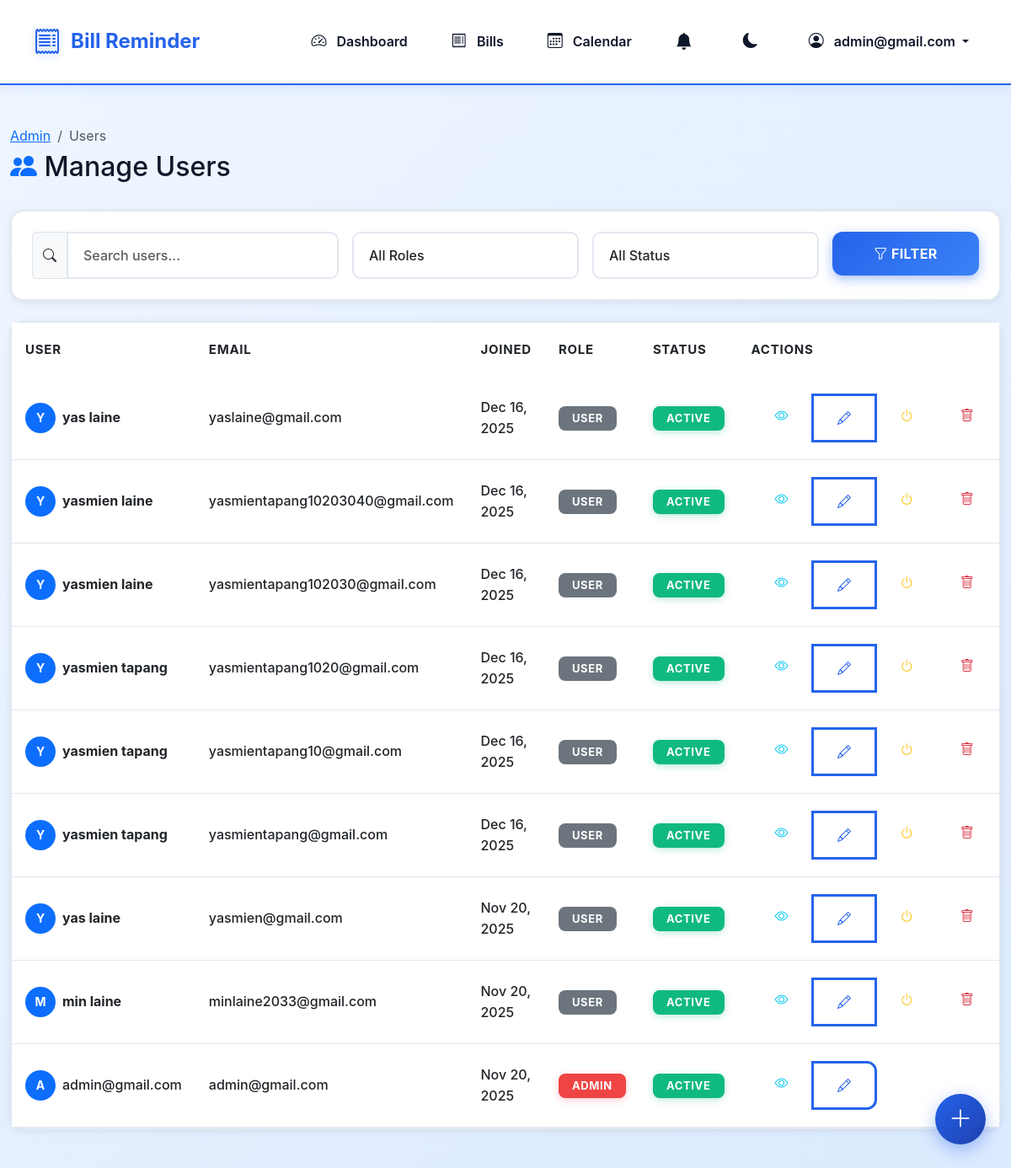
/admin-panel/users/ (signed in), run on the app's committed database.
### security_management/models.py (models this page shows, shortened)
class CustomUser(AbstractUser):
    email = models.EmailField(unique=True)
    phone_number = models.CharField(max_length=15, blank=True, null=True)
    profile_picture = models.ImageField(upload_to='profile_pics/', blank=True, null=True)  # Uses Cloudinary via DEFAULT_FILE_STORAGE
    date_of_birth = models.DateField(blank=True, null=True)
    created_at = models.DateTimeField(default=timezone.now)
    updated_at = models.DateTimeField(auto_now=True)
    is_email_verified = models.BooleanField(default=False)
    email_notifications = models.BooleanField(default=True)
    sms_notifications = models.BooleanField(default=False)
    class Meta:
        verbose_name = 'User'
        verbose_name_plural = 'Users'
        ordering = ['-created_at']

### security_management/admin_views.py (the view)
# urls.py: path('admin-panel/users/', admin_views.admin_user_list, name='admin_user_list'),
@login_required
@user_passes_test(is_admin, login_url='dashboard')
def admin_user_list(request):
    try:
        users = CustomUser.objects.all()
        search = request.GET.get('search', '')
        if search:
            users = users.filter(
                Q(email__icontains=search) |
                Q(first_name__icontains=search) |
                Q(last_name__icontains=search)
            )
        role = request.GET.get('role', '')
        if role == 'admin':
            users = users.filter(is_superuser=True)
        elif role == 'staff':
            users = users.filter(is_staff=True, is_superuser=False)
        elif role == 'user':
            users = users.filter(is_staff=False, is_superuser=False)
        status = request.GET.get('status', '')
        if status == 'active':
            users = users.filter(is_active=True)
        elif status == 'inactive':
            users = users.filter(is_active=False)
        paginator = Paginator(users.order_by('-date_joined'), 10)
        page = request.GET.get('page', 1)
        users = paginator.get_page(page)
        context = {
            'users': users,
            'search': search,
            'role': role,
            'status': status,
        }
        return render(request, 'security_management/admin/user_list.html', context)
    except Exception as e:
        import logging
        logger = logging.getLogger(__name__)
        logger.error(f"Error in admin_user_list: {str(e)}")
        messages.error(request, f"An error occurred: {str(e)}")
        return redirect('admin_dashboard')

### security_management/admin_views.py (called while the page is built)
def is_admin(user):
    return user.is_staff or user.is_superuser

### security_management/templates/security_management/admin/user_list.html (shortened to what this page needs)
{% extends 'base.html' %}
{% block content %}
<div class="container-fluid py-4">
    <div class="d-flex justify-content-between align-items-center mb-4">
        <div>
            <nav aria-label="breadcrumb">
                <ol class="breadcrumb mb-1">
                    <li class="breadcrumb-item"><a href="{% url 'admin_dashboard' %}">Admin</a></li>
                    <li class="breadcrumb-item active">Users</li>
                </ol>
            </nav>
            <h2><i class="bi bi-people-fill text-primary"></i> Manage Users</h2>
        </div>
    </div>
    <div class="card mb-4">
        <div class="card-body">
            <form method="get" class="row g-3">
                <div class="col-md-4">
                    <div class="input-group">
                        <span class="input-group-text"><i class="bi bi-search"></i></span>
                        <input type="text" name="search" class="form-control" placeholder="Search users..."
                            value="{{ search }}">
                    </div>
                </div>
                <div class="col-md-3">
                    <select name="role" class="form-select">
                        <option value="">All Roles</option>
                    </select>
                </div>
                <div class="col-md-3">
                    <select name="status" class="form-select">
                        <option value="">All Status</option>
                    </select>
                </div>
                <div class="col-md-2">
                    <button type="submit" class="btn btn-primary w-100">
                        <i class="bi bi-funnel"></i> Filter
                    </button>
                </div>
            </form>
        </div>
    </div>
    <div class="card">
        <div class="card-body p-0">
            <div class="table-responsive">
                <table class="table table-hover mb-0">
                    <thead>
                        <tr>
                            <th>User</th>
                            <th>Email</th>
                            <th>Joined</th>
                            <th>Role</th>
                            <th>Status</th>
                            <th>Actions</th>
                        </tr>
                    </thead>
                    <tbody>
                        {% for account in users %}
                        <tr>
                            <td>
                                <div class="d-flex align-items-center">
                                    <div class="avatar-circle bg-primary text-white me-2">
                                        {{ account.first_name|first|default:account.email|first|upper }}
                                    </div>
                                    <div>
                                        <strong>{{ account.first_name }} {{ account.last_name }}</strong>
                                        {% if not account.first_name and not account.last_name %}
                                        <span>{{ account.email }}</span>
                                        {% endif %}
                                    </div>
                                </div>
                            </td>
                            <td>{{ account.email }}</td>
                            <td>{{ account.date_joined|date:"M d, Y" }}</td>
                            <td>
                                {% if account.is_superuser %}
                                <span class="badge bg-danger">Admin</span>
                                {% elif account.is_staff %}
                                <span class="badge bg-warning">Staff</span>
                                {% else %}
                                <span class="badge bg-secondary">User</span>
                                {% endif %}
                            </td>
                            <td>
                                {% if account.is_active %}
                                <span class="badge bg-success">Active</span>
                                {% else %}
                                <span class="badge bg-danger">Inactive</span>
                                {% endif %}
                            </td>
                            <td>
                                <div class="btn-group btn-group-sm">
                                    <a href="{% url 'admin_user_detail' account.pk %}" class="btn btn-outline-info"
                                        title="View">
                                        <i class="bi bi-eye"></i>
                                    </a>
                                    <a href="{% url 'admin_user_edit' account.pk %}" class="btn btn-outline-primary"
                                        title="Edit">
                                        <i class="bi bi-pencil"></i>
                                    </a>
                                    {% if account.pk != request.user.pk %}
                                    <a href="{% url 'admin_user_toggle' account.pk %}" class="btn btn-outline-warning"
                                        title="Toggle Active">
                                        <i class="bi bi-power"></i>
                                    </a>
                                    <a href="{% url 'admin_user_delete' account.pk %}" class="btn btn-outline-danger"
                                        title="Delete">
                                        <i class="bi bi-trash"></i>
                                    </a>
                                    {% endif %}
                                </div>
                            </td>
                        </tr>
                        {% endfor %}
                    </tbody>
                </table>
            </div>
        </div>
    </div>
</div>
{% endblock %}

### bills/templates/base.html (shortened to what this page needs)
<!DOCTYPE html>
<html lang="en" data-theme="light">
<head>
    <link href="https://cdn.jsdelivr.net/npm/bootstrap@5.3.0/dist/css/bootstrap.min.css" rel="stylesheet">
    <link rel="stylesheet" href="https://cdn.jsdelivr.net/npm/bootstrap-icons@1.11.0/font/bootstrap-icons.css">
</head>
<body>
    <nav class="navbar navbar-expand-lg">
        <div class="container-fluid px-4">
            <span class="navbar-brand">
                <i class="bi bi-receipt"></i>
                <span>Bill Reminder</span>
            </span>
            <div class="collapse navbar-collapse" id="navbarNav">
                <ul class="navbar-nav ms-auto align-items-center">
                    {% if user.is_authenticated %}
                    <li class="nav-item">
                        <a class="nav-link {% if request.path == '/' %}active fw-bold{% endif %}"
                            href="{% url 'dashboard' %}">
                            <i class="bi bi-speedometer2"></i> Dashboard
                        </a>
                    </li>
                    <li class="nav-item">
                        <a class="nav-link {% if '/bills/' in request.path and '/bills/create' not in request.path %}active fw-bold{% endif %}"
                            href="{% url 'bills-list' %}">
                            <i class="bi bi-receipt"></i> Bills
                        </a>
                    </li>
                    <li class="nav-item">
                        <a class="nav-link {% if '/calendar/' in request.path %}active fw-bold{% endif %}"
                            href="{% url 'calendar' %}">
                            <i class="bi bi-calendar3"></i> Calendar
                        </a>
                    </li>
                    <li class="nav-item dropdown">
                        <a class="nav-link position-relative" href="#" id="notificationDropdown" role="button"
                            data-bs-toggle="dropdown" aria-expanded="false">
                            <i class="bi bi-bell-fill fs-5"></i>
                        </a>
                    </li>
                    <li class="nav-item">
                        <a class="nav-link" href="#" onclick="toggleDarkMode(); return false;" title="Toggle Dark Mode">
                            <i class="bi bi-moon-fill fs-5" id="themeIcon"></i>
                        </a>
                    </li>
                    <li class="nav-item dropdown">
                        <a class="nav-link dropdown-toggle" href="#" id="navbarDropdown" role="button"
                            data-bs-toggle="dropdown">
                            <i class="bi bi-person-circle"></i> {{ user.email|default:user.username }}
                        </a>
                    </li>
                    {% else %}
                    <li class="nav-item">
                        <a class="nav-link" href="/login/">
                            <i class="bi bi-box-arrow-in-right"></i> Login
                        </a>
                    </li>
                    {% endif %}
                </ul>
            </div>
        </div>
    </nav>
    <main class="py-4">
        {% block content %}{% endblock %}
    </main>
    {% if user.is_authenticated %}
    <a href="{% url 'bill-create' %}" class="fab-add-bill" title="Add New Bill">
        <i class="bi bi-plus-lg"></i>
    </a>
    {% endif %}
</body>
</html>

### bills/templates/base.html (style rules this page uses)
:root { --primary-color: #2563eb; --primary-dark: #1e40af; --primary-light: #3b82f6; --text-primary: #0f172a; --text-secondary: #64748b; --border-color: #e2e8f0; --bg-light: #f1f5f9; --bg-body: linear-gradient(135deg, #eff6ff 0%, #dbeafe 100%); --bg-card: #ffffff; --bg-navbar: #ffffff; --success: #10b981; --danger: #ef4444; --warning: #f59e0b; }
* { margin: 0; padding: 0; box-sizing: border-box; }
html { transition: background 0.3s ease; }
body { background: var(--bg-body); font-family: -apple-system, BlinkMacSystemFont, 'Segoe UI', Roboto, 'Helvetica Neue', Arial, sans-serif; color: var(--text-primary); line-height: 1.6; min-height: 100vh; }
.card { border-radius: 12px; border: none; box-shadow: 0 2px 8px rgba(0, 0, 0, 0.08); transition: transform 0.2s, box-shadow 0.2s; }
.btn { border-radius: 8px; font-weight: 500; transition: all 0.2s ease; }
.btn-primary { background: var(--primary-color); border-color: var(--primary-color); }
.badge { border-radius: 6px; font-weight: 500; padding: 0.35em 0.65em; }
.fab-add-bill { position: fixed; bottom: 30px; right: 30px; width: 60px; height: 60px; border-radius: 50%; background: linear-gradient(135deg, var(--primary-color) 0%, var(--primary-dark) 100%); color: white; border: none; box-shadow: 0 6px 20px rgba(37, 99, 235, 0.4); cursor: pointer; z-index: 1000; transition: all 0.3s ease; display: flex; align-items: center; justify-content: center; text-decoration: none; }
.fab-add-bill i { font-size: 1.75rem; }
.navbar { background: white !important; border-bottom: 2px solid var(--primary-color); padding: 1rem 0; box-shadow: 0 4px 12px rgba(37, 99, 235, 0.1); }
.navbar-brand { font-weight: 700; font-size: 1.5rem; color: var(--primary-color) !important; display: flex; align-items: center; gap: 0.75rem; padding: 0.5rem 1rem; border-radius: 0.5rem; margin-right: auto; cursor: default; }
.navbar-brand i { color: var(--primary-color); font-size: 2rem; filter: drop-shadow(0 2px 4px rgba(37, 99, 235, 0.3)); }
.nav-link { color: var(--text-primary) !important; font-weight: 600 !important; font-size: 1rem !important; padding: 0.75rem 1.25rem !important; transition: all 0.2s ease; border-radius: 0.5rem; margin: 0 0.25rem; border: 2px solid transparent; }
.nav-link i { margin-right: 0.5rem; font-size: 1.125rem; font-weight: bold; }
.card { border: 2px solid var(--border-color); border-radius: 1rem; box-shadow: 0 2px 8px rgba(0, 0, 0, 0.08); transition: all 0.3s ease; background: white; }
.card-body { padding: 1.5rem; }
.btn { border-radius: 0.75rem; font-weight: 700; font-size: 1rem; padding: 0.875rem 1.75rem; transition: all 0.2s ease; border: none; text-transform: uppercase; letter-spacing: 0.025em; }
.btn-primary { background: linear-gradient(135deg, var(--primary-color), var(--primary-light)); color: white; box-shadow: 0 4px 14px rgba(37, 99, 235, 0.4); }
.btn-outline-primary { border: 3px solid var(--primary-color); color: var(--primary-color); background: white; font-weight: 700; }
.table { font-size: 1rem; background: white; }
.table thead { background: var(--primary-color); color: white; }
.table thead th { font-weight: 700; border-bottom: none; padding: 1.25rem 1rem; font-size: 0.9375rem; text-transform: uppercase; letter-spacing: 0.05em; }
.table tbody td { padding: 1.25rem 1rem; vertical-align: middle; border-bottom: 1px solid var(--border-color); font-weight: 500; }
.table tbody tr { transition: all 0.2s ease; }
.badge { padding: 0.5rem 1rem; font-weight: 700; font-size: 0.8125rem; border-radius: 0.5rem; text-transform: uppercase; letter-spacing: 0.05em; }
.badge.bg-success { background: var(--success) !important; color: white !important; box-shadow: 0 2px 8px rgba(16, 185, 129, 0.3); }
.badge.bg-danger { background: var(--danger) !important; color: white !important; box-shadow: 0 2px 8px rgba(239, 68, 68, 0.3); }
main { min-height: calc(100vh - 300px); }
.form-control, .form-select { border: 2px solid var(--border-color); border-radius: 0.625rem; padding: 0.875rem 1.125rem; font-size: 1rem; font-weight: 500; transition: all 0.3s ease; background: white; }

### security_management/templates/security_management/admin/user_list.html (style rules this page uses)
.avatar-circle { width: 36px; height: 36px; border-radius: 50%; display: flex; align-items: center; justify-content: center; font-weight: bold; font-size: 14px; }

### data on the page
CustomUser: email "admin@gmail.com", first_name|first "A", date_joined "Nov 20, 2025", is_superuser "ADMIN", is_active "ACTIVE"
CustomUser: first_name|first "Y", first_name "yas", last_name "laine", email "yaslaine@gmail.com", date_joined "Dec 16, 2025", is_superuser "USER", is_active "ACTIVE"
CustomUser: first_name|first "Y", first_name "yasmien", last_name "laine", email "yasmientapang10203040@gmail.com", date_joined "Dec 16, 2025", is_superuser "USER", is_active "ACTIVE"
CustomUser: first_name|first "Y", first_name "yasmien", last_name "laine", email "yasmientapang102030@gmail.com", date_joined "Dec 16, 2025", is_superuser "USER", is_active "ACTIVE"
CustomUser: first_name|first "Y", first_name "yasmien", last_name "tapang", email "yasmientapang1020@gmail.com", date_joined "Dec 16, 2025", is_superuser "USER", is_active "ACTIVE"
CustomUser: first_name|first "Y", first_name "yasmien", last_name "tapang", email "yasmientapang10@gmail.com", date_joined "Dec 16, 2025", is_superuser "USER", is_active "ACTIVE"
CustomUser: first_name|first "Y", first_name "yasmien", last_name "tapang", email "yasmientapang@gmail.com", date_joined "Dec 16, 2025", is_superuser "USER", is_active "ACTIVE"
CustomUser: first_name|first "Y", first_name "yas", last_name "laine", email "yasmien@gmail.com", date_joined "Nov 20, 2025", is_superuser "USER", is_active "ACTIVE"
CustomUser: first_name|first "M", first_name "min", last_name "laine", email "minlaine2033@gmail.com", date_joined "Nov 20, 2025", is_superuser "USER", is_active "ACTIVE"
